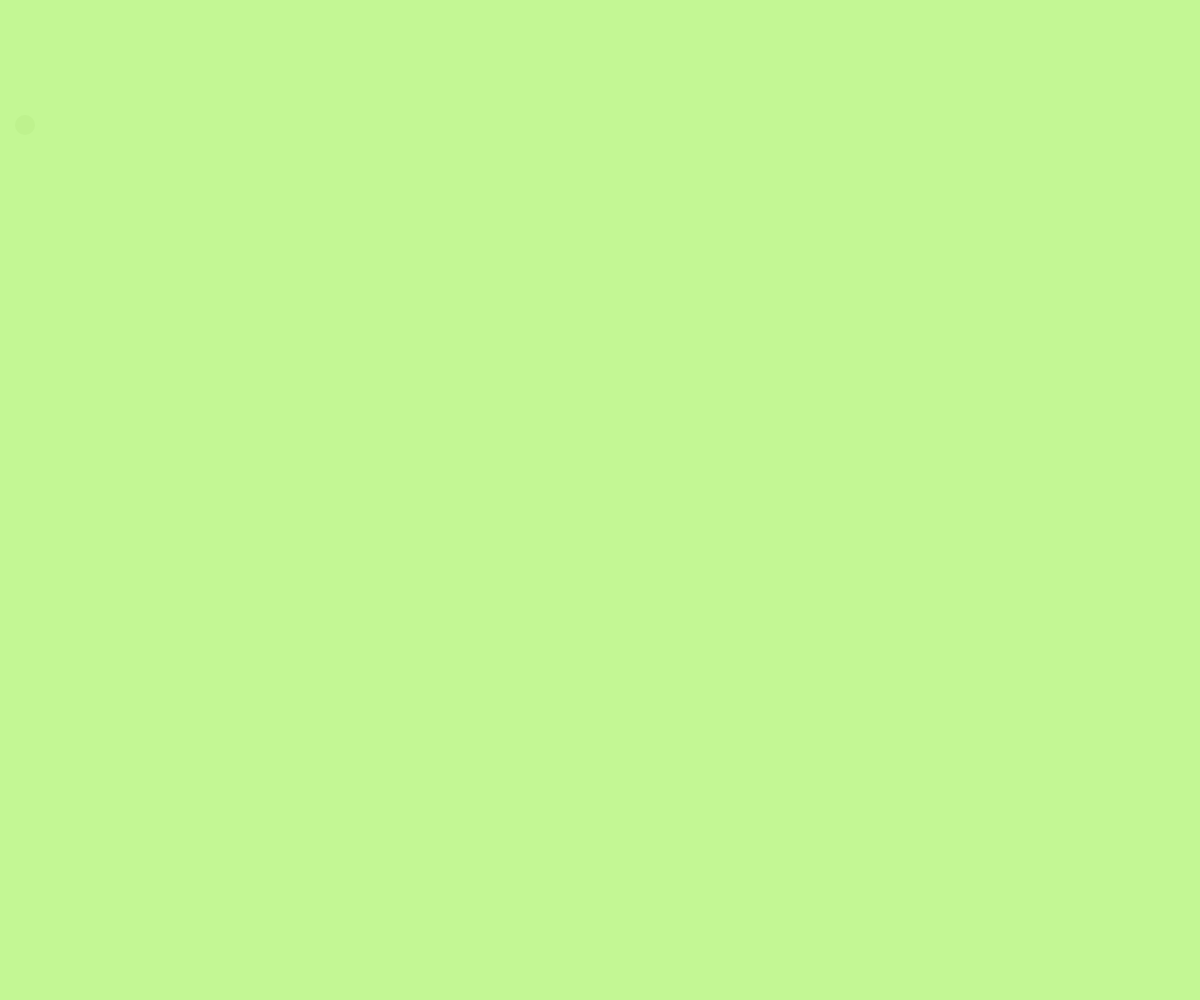
Frame 1 (no input)
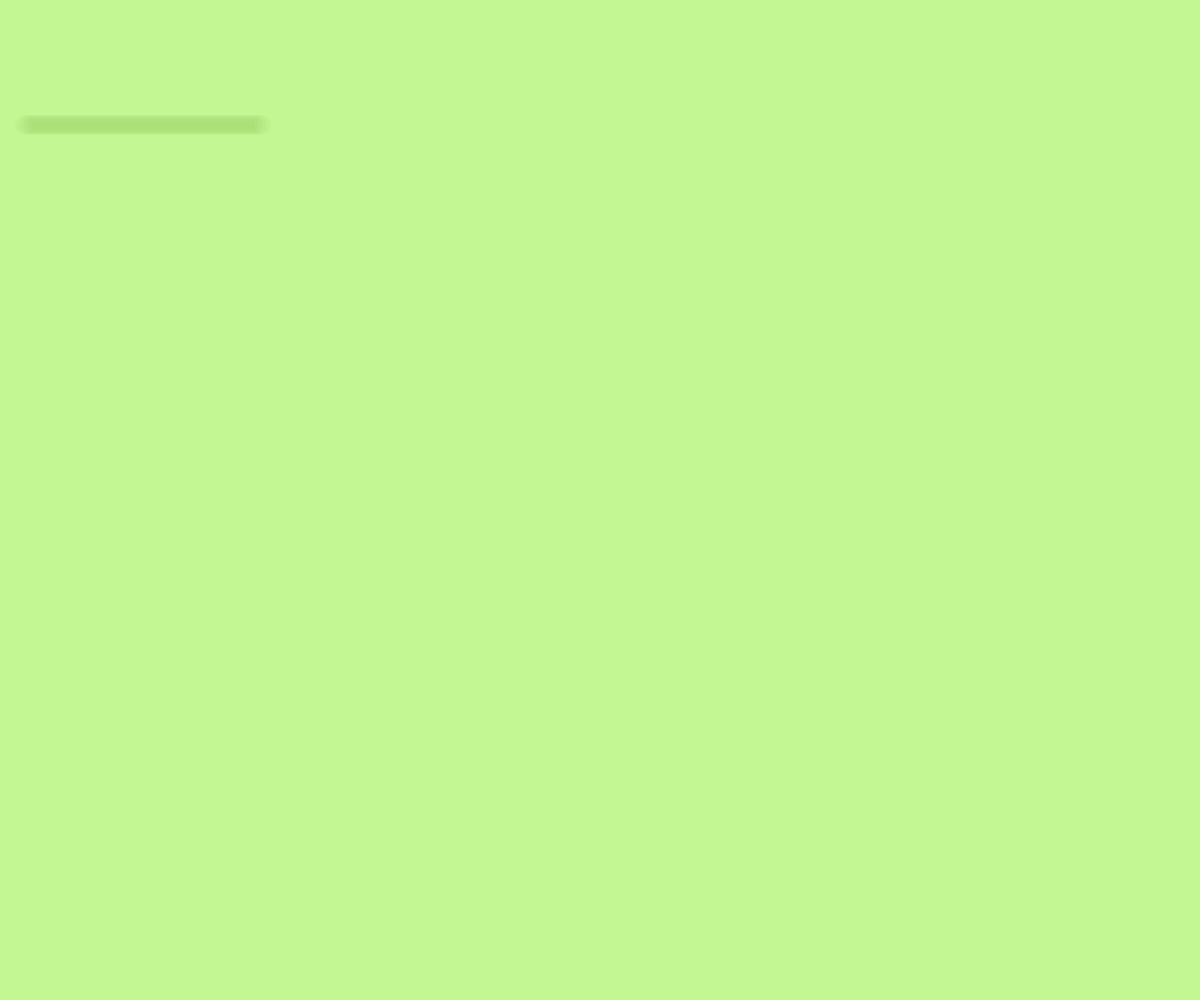
Frame 60 (no input)
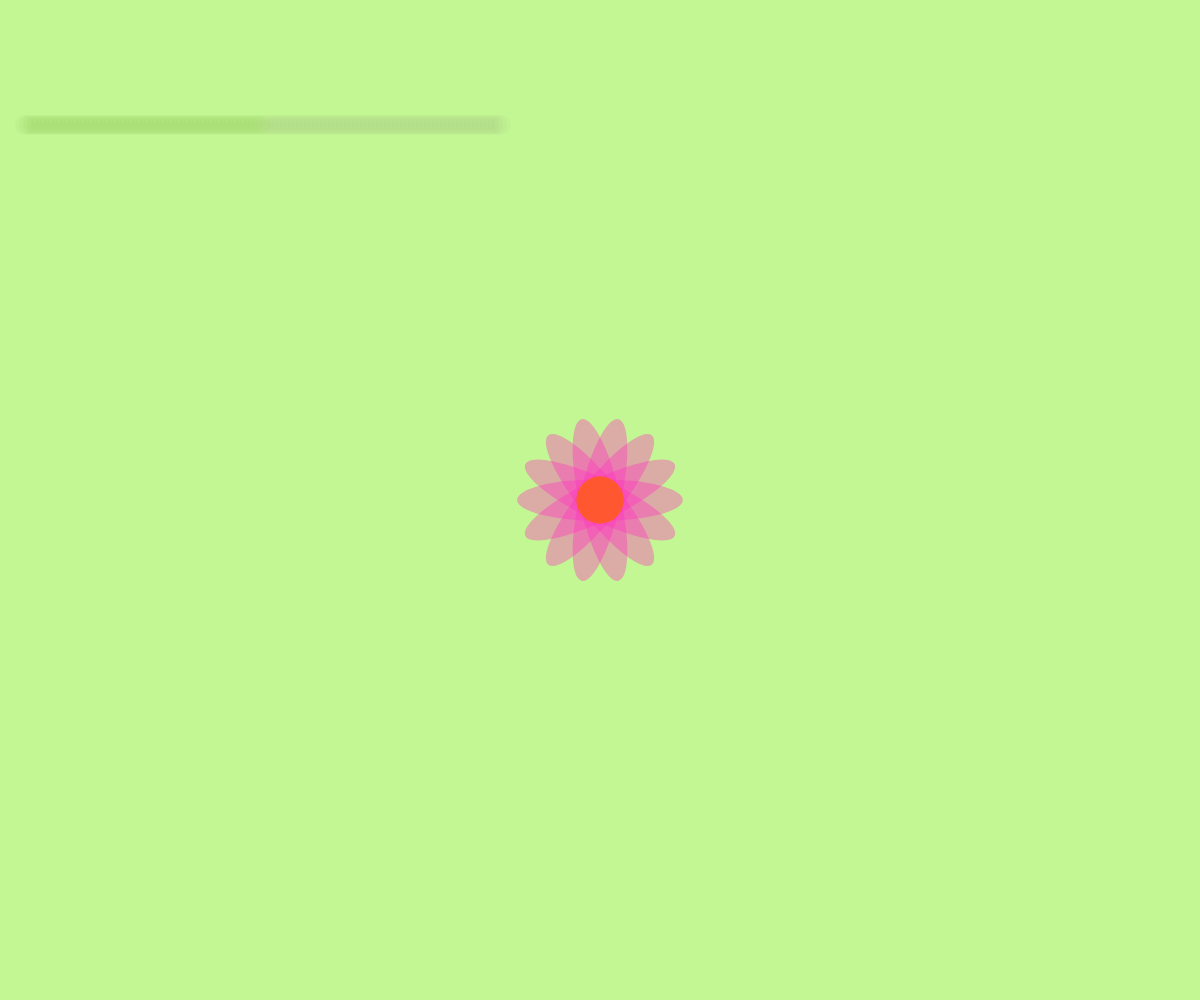
Frame 120 (the mouse pressed at the canvas centre since frame 60)

The p5.js sketch that drew these frames (run headless with seeded random() and noise() and a simulated clock; from frame 60 on, the mouse is pressed at the canvas centre):

// p5.js sketch
// ── sketch.js
let speed = 4;
let diameter = 50;
let x = diameter/2;
// flowere coordinates
let fx
let fy

function setup() {
  createCanvas(windowWidth, windowHeight);
    background(195, 247, 148);

}

function draw() {
  noStroke();
  //red value
  let r = map(mouseX, 0, width, 70, 200);
  //blue value
  let b = map(mouseY, 150, height, 0, 255);
  fill(r, 128, b, 10);
  circle(x, height/8, 20);

  if (x >= width - diameter/2 || x < diameter/2) {
    speed = -speed;
  //random location
  fx = random(0, width);
  fy = random(height/8 + diameter, height)
    drawFlower()
  }
  x += speed;
}

//draw flower when mouse pressed
function mousePressed() {
  fx = mouseX;
  fy = mouseY;
  drawFlower();
}

//draw flower in random location
 function drawFlower() {
    //set flower size and number of petals
  let petalAngle = TWO_PI/7;
  let flowerSize = random(80, 200)

  push();
  translate(fx, fy);
  
  fill(255, random(0, 255), random(0, 255), 99);
  for (let i = 0; i < 7; i++) {
    ellipse(0, 0, flowerSize, flowerSize/4);
    rotate(petalAngle);
  }

  // flower center
  fill(255, random(0, 255), random(0, 60));
  circle(0, 0, flowerSize/3.5);

  pop();
  }
  //clear screen when key is pressed
  function keyPressed() {
    background(195, 247, 148)
  }
// ── style.css
canvas{
    position: fixed;
    left: 0;
    top: 0;
    z-index: -1
}

h1{
    text-align: center;
    font-family: Impact, Haettenschweiler, 'Arial Narrow Bold', sans-serif;
    font-size: 45px;
    text-shadow: 2px 2px 2px black;  
    color: rgb(250,100,200);
    z-index: 1
}
